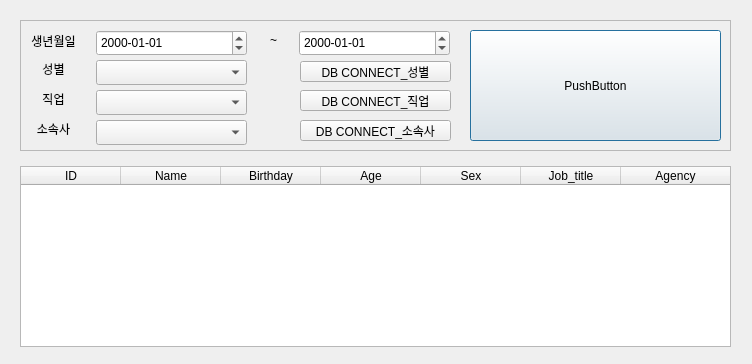
<?xml version="1.0" encoding="UTF-8"?>
<ui version="4.0">
 <class>Dialog</class>
 <widget class="QDialog" name="Dialog">
  <property name="geometry">
   <rect>
    <x>0</x>
    <y>0</y>
    <width>752</width>
    <height>364</height>
   </rect>
  </property>
  <property name="windowTitle">
   <string>Dialog</string>
  </property>
  <widget class="QFrame" name="frame">
   <property name="geometry">
    <rect>
     <x>20</x>
     <y>20</y>
     <width>711</width>
     <height>131</height>
    </rect>
   </property>
   <property name="frameShape">
    <enum>QFrame::StyledPanel</enum>
   </property>
   <property name="frameShadow">
    <enum>QFrame::Raised</enum>
   </property>
   <widget class="QPushButton" name="pushButton">
    <property name="geometry">
     <rect>
      <x>450</x>
      <y>10</y>
      <width>251</width>
      <height>111</height>
     </rect>
    </property>
    <property name="text">
     <string>PushButton</string>
    </property>
   </widget>
   <widget class="QDateEdit" name="dateEdit">
    <property name="geometry">
     <rect>
      <x>76</x>
      <y>10</y>
      <width>151</width>
      <height>26</height>
     </rect>
    </property>
    <property name="displayFormat">
     <string>yyyy-MM-dd</string>
    </property>
   </widget>
   <widget class="QDateEdit" name="dateEdit_2">
    <property name="geometry">
     <rect>
      <x>279</x>
      <y>10</y>
      <width>151</width>
      <height>26</height>
     </rect>
    </property>
    <property name="displayFormat">
     <string>yyyy-MM-dd</string>
    </property>
   </widget>
   <widget class="QLabel" name="label">
    <property name="geometry">
     <rect>
      <x>250</x>
      <y>10</y>
      <width>21</width>
      <height>20</height>
     </rect>
    </property>
    <property name="text">
     <string>~</string>
    </property>
   </widget>
   <widget class="QComboBox" name="genderBox">
    <property name="geometry">
     <rect>
      <x>76</x>
      <y>40</y>
      <width>151</width>
      <height>25</height>
     </rect>
    </property>
   </widget>
   <widget class="QComboBox" name="jobBox">
    <property name="geometry">
     <rect>
      <x>76</x>
      <y>70</y>
      <width>151</width>
      <height>25</height>
     </rect>
    </property>
   </widget>
   <widget class="QComboBox" name="agencyBox">
    <property name="geometry">
     <rect>
      <x>76</x>
      <y>100</y>
      <width>151</width>
      <height>25</height>
     </rect>
    </property>
   </widget>
   <widget class="QLabel" name="label_2">
    <property name="geometry">
     <rect>
      <x>0</x>
      <y>12</y>
      <width>67</width>
      <height>17</height>
     </rect>
    </property>
    <property name="text">
     <string>생년월일</string>
    </property>
    <property name="alignment">
     <set>Qt::AlignCenter</set>
    </property>
   </widget>
   <widget class="QLabel" name="label_3">
    <property name="geometry">
     <rect>
      <x>0</x>
      <y>40</y>
      <width>67</width>
      <height>17</height>
     </rect>
    </property>
    <property name="text">
     <string>성별</string>
    </property>
    <property name="alignment">
     <set>Qt::AlignCenter</set>
    </property>
   </widget>
   <widget class="QLabel" name="label_4">
    <property name="geometry">
     <rect>
      <x>0</x>
      <y>70</y>
      <width>67</width>
      <height>17</height>
     </rect>
    </property>
    <property name="text">
     <string>직업</string>
    </property>
    <property name="alignment">
     <set>Qt::AlignCenter</set>
    </property>
   </widget>
   <widget class="QLabel" name="label_5">
    <property name="geometry">
     <rect>
      <x>0</x>
      <y>100</y>
      <width>67</width>
      <height>17</height>
     </rect>
    </property>
    <property name="text">
     <string>소속사</string>
    </property>
    <property name="alignment">
     <set>Qt::AlignCenter</set>
    </property>
   </widget>
   <widget class="QPushButton" name="pushButton_2">
    <property name="geometry">
     <rect>
      <x>280</x>
      <y>41</y>
      <width>151</width>
      <height>21</height>
     </rect>
    </property>
    <property name="text">
     <string>DB CONNECT_성별</string>
    </property>
   </widget>
   <widget class="QPushButton" name="pushButton_3">
    <property name="geometry">
     <rect>
      <x>280</x>
      <y>70</y>
      <width>151</width>
      <height>21</height>
     </rect>
    </property>
    <property name="text">
     <string>DB CONNECT_직업</string>
    </property>
   </widget>
   <widget class="QPushButton" name="pushButton_4">
    <property name="geometry">
     <rect>
      <x>280</x>
      <y>100</y>
      <width>151</width>
      <height>21</height>
     </rect>
    </property>
    <property name="text">
     <string>DB CONNECT_소속사</string>
    </property>
   </widget>
  </widget>
  <widget class="QTableWidget" name="tableWidget">
   <property name="geometry">
    <rect>
     <x>20</x>
     <y>166</y>
     <width>711</width>
     <height>181</height>
    </rect>
   </property>
   <attribute name="horizontalHeaderStretchLastSection">
    <bool>true</bool>
   </attribute>
   <attribute name="verticalHeaderVisible">
    <bool>false</bool>
   </attribute>
   <attribute name="verticalHeaderCascadingSectionResizes">
    <bool>true</bool>
   </attribute>
   <column>
    <property name="text">
     <string>ID</string>
    </property>
   </column>
   <column>
    <property name="text">
     <string>Name</string>
    </property>
   </column>
   <column>
    <property name="text">
     <string>Birthday</string>
    </property>
   </column>
   <column>
    <property name="text">
     <string>Age</string>
    </property>
   </column>
   <column>
    <property name="text">
     <string>Sex</string>
    </property>
   </column>
   <column>
    <property name="text">
     <string>Job_title</string>
    </property>
   </column>
   <column>
    <property name="text">
     <string>Agency</string>
    </property>
   </column>
  </widget>
 </widget>
 <resources/>
 <connections/>
</ui>
